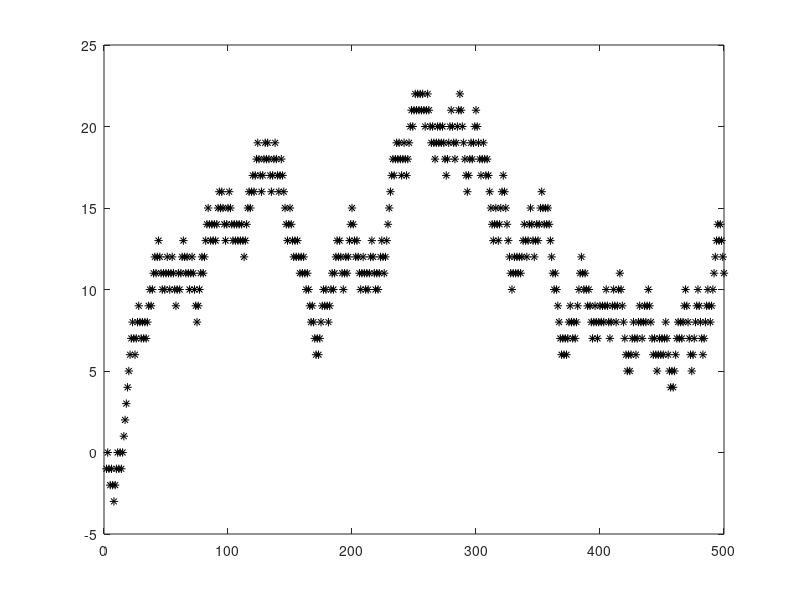

The MATLAB source for this figure:
close all; clear; clc;
N_walker = 1;
maxStep = 500;

for walker=1:N_walker
    position = 0;
    for step=2:maxStep
        if (rand(1)>0.5), position = position+1;
        else, position = position-1;
        end
        plot(step, position,'k*');
        hold on;
    end
end

